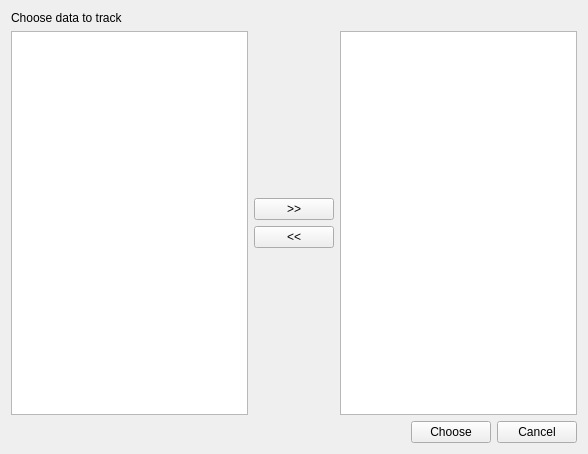
<?xml version="1.0" encoding="UTF-8"?>
<ui version="4.0">
 <class>Form</class>
 <widget class="QWidget" name="Form">
  <property name="geometry">
   <rect>
    <x>0</x>
    <y>0</y>
    <width>588</width>
    <height>454</height>
   </rect>
  </property>
  <property name="windowTitle">
   <string>Choose data to track</string>
  </property>
  <layout class="QGridLayout" name="gridLayout">
   <item row="0" column="0">
    <layout class="QVBoxLayout" name="verticalLayout_2">
     <item>
      <widget class="QLabel" name="label">
       <property name="text">
        <string>Choose data to track</string>
       </property>
      </widget>
     </item>
     <item>
      <layout class="QHBoxLayout" name="horizontalLayout">
       <item>
        <widget class="QListWidget" name="listWidget_2"/>
       </item>
       <item>
        <layout class="QVBoxLayout" name="verticalLayout">
         <item>
          <spacer name="verticalSpacer">
           <property name="orientation">
            <enum>Qt::Vertical</enum>
           </property>
           <property name="sizeHint" stdset="0">
            <size>
             <width>20</width>
             <height>40</height>
            </size>
           </property>
          </spacer>
         </item>
         <item>
          <widget class="QPushButton" name="addToList">
           <property name="text">
            <string>&gt;&gt;</string>
           </property>
          </widget>
         </item>
         <item>
          <widget class="QPushButton" name="removeFromList">
           <property name="text">
            <string>&lt;&lt;</string>
           </property>
          </widget>
         </item>
         <item>
          <spacer name="verticalSpacer_2">
           <property name="orientation">
            <enum>Qt::Vertical</enum>
           </property>
           <property name="sizeHint" stdset="0">
            <size>
             <width>20</width>
             <height>40</height>
            </size>
           </property>
          </spacer>
         </item>
        </layout>
       </item>
       <item>
        <widget class="QListWidget" name="listWidget"/>
       </item>
      </layout>
     </item>
     <item>
      <layout class="QHBoxLayout" name="horizontalLayout_2">
       <item>
        <spacer name="horizontalSpacer">
         <property name="orientation">
          <enum>Qt::Horizontal</enum>
         </property>
         <property name="sizeHint" stdset="0">
          <size>
           <width>40</width>
           <height>20</height>
          </size>
         </property>
        </spacer>
       </item>
       <item>
        <widget class="QPushButton" name="okBtn">
         <property name="text">
          <string>Choose</string>
         </property>
        </widget>
       </item>
       <item>
        <widget class="QPushButton" name="cancel">
         <property name="text">
          <string>Cancel</string>
         </property>
        </widget>
       </item>
      </layout>
     </item>
    </layout>
   </item>
  </layout>
 </widget>
 <resources/>
 <connections/>
</ui>
